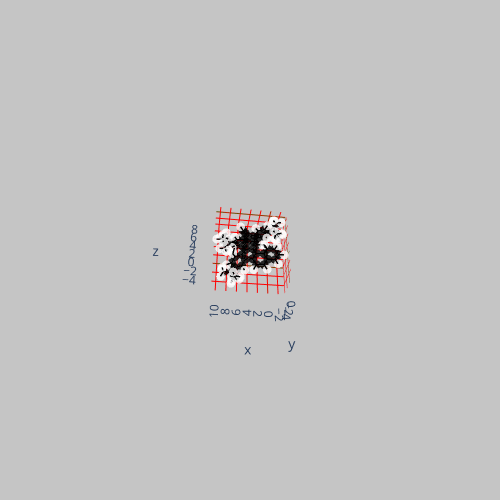

The code cell stored with this chart in its notebook:
### Code cell
def distort3(array):
    x = array[0]
    y = array[1]
    z = array[2]
    y -= 0.5
    return np.array([x,y,z]) 
    
def distort4(array):
    x = array[0]
    y = array[1]
    z = array[2]
    y += 0.5
    return np.array([x,y,z])


cap6.active_site = '4b'
benzene.active_site = '1b'
cap7 = benzene.add_across_bond(cap6)
cap7.show()

### Figure 1 — Plotly figure (JSON) as saved in the notebook; plotly's stock layout.template omitted (floating-point values rounded to 4 significant figures)
{"data": [{"hoverinfo": "text", "marker": {"color": ["black", "black", "black", "black", "black", "black", "white", "white", "white", "white", "black", "black", "black", "black", "black", "black", "black", "black", "black", "black", "white", "white", "white", "black", "black", "black", "black", "white", "black", "black", "white", "white", "black", "black", "black", "black", "black", "black", "black", "white", "white", "black", "black", "white", "white", "white", "black", "white", "white", "white", "black", "white", "white", "white", "black", "black", "black", "black", "white", "white", "white", "black", "black", "white", "white", "white", "black", "white", "white", "white", "black", "white", "white", "white", "black", "black", "white", "black", "black", "white", "white", "white", "black", "white", "white", "white", "black", "white", "white", "white"], "colorscale": [[0, "#440154"], [0.1111, "#482878"], [0.2222, "#3e4989"], [0.3333, "#31688e"], [0.4444, "#26828e"], [0.5556, "#1f9e89"], [0.6667, "#35b779"], [0.7778, "#6ece58"], [0.8889, "#b5de2b"], [1, "#fde725"]], "opacity": 0.8, "size": 3}, "mode": "markers", "text": ["C1 (Molecule 1)", "C2 (Molecule 1)", "C3 (Molecule 1)", "C4 (Molecule 1)", "C5 (Molecule 1)", "C6 (Molecule 1)", "H7 (Molecule 1)", "H8 (Molecule 1)", "H9 (Molecule 1)", "H10 (Molecule 1)", "C11 (Molecule 1)", "C12 (Molecule 1)", "C13 (Molecule 1)", "C14 (Molecule 1)", "C15 (Molecule 1)", "C16 (Molecule 1)", "C17 (Molecule 1)", "C18 (Molecule 1)", "C19 (Molecule 1)", "C20 (Molecule 1)", "H21 (Molecule 1)", "H22 (Molecule 1)", "H23 (Molecule 1)", "C24 (Molecule 1)", "C25 (Molecule 1)", "C26 (Molecule 1)", "C27 (Molecule 1)", "H28 (Molecule 1)", "C29 (Molecule 1)", "C30 (Molecule 1)", "H31 (Molecule 1)", "H32 (Molecule 1)", "C33 (Molecule 1)", "C34 (Molecule 1)", "C35 (Molecule 1)", "C36 (Molecule 1)", "C37 (Molecule 1)", "C38 (Molecule 1)", "C39 (Molecule 1)", "H40 (Molecule 1)", "H41 (Molecule 1)", "C42 (Molecule 1)", "C43 (Molecule 1)", "H44 (Molecule 1)", "H45 (Molecule 1)", "H46 (Molecule 1)", "C47 (Molecule 1)", "H48 (Molecule 1)", "H49 (Molecule 1)", "H50 (Molecule 1)", "C51 (Molecule 1)", "H52 (Molecule 1)", "H53 (Molecule 1)", "H54 (Molecule 1)", "C55 (Molecule 1)", "C56 (Molecule 1)", "C57 (Molecule 1)", "C58 (Molecule 1)", "H59 (Molecule 1)", "H60 (Molecule 1)", "H61 (Molecule 1)", "C62 (Molecule 1)", "C63 (Molecule 1)", "H64 (Molecule 1)", "H65 (Molecule 1)", "H66 (Molecule 1)", "C67 (Molecule 1)", "H68 (Molecule 1)", "H69 (Molecule 1)", "H70 (Molecule 1)", "C71 (Molecule 1)", "H72 (Molecule 1)", "H73 (Molecule 1)", "H74 (Molecule 1)", "C75 (Molecule 1)", "C76 (Molecule 1)", "H77 (Molecule 1)", "C78 (Molecule 1)", "C79 (Molecule 1)", "H80 (Molecule 1)", "H81 (Molecule 1)", "H82 (Molecule 1)", "C83 (Molecule 1)", "H84 (Molecule 1)", "H85 (Molecule 1)", "H86 (Molecule 1)", "C87 (Molecule 1)", "H88 (Molecule 1)", "H89 (Molecule 1)", "H90 (Molecule 1)"], "type": "scatter3d", "x": [0.681, -0.706, -1.387, -0.681, 0.706, 1.387, 1.212, -1.256, -2.468, -1.212, 3.524, 2.816, 3.43, 4.751, 5.459, 4.846, 5.455, 6.689, 7.281, 6.672, 4.913, 8.188, 7.096, 5.257, 4.449, 3.147, 2.622, 1.529, 1.412, 2.804, 0.8444, 3.282, 4.121, 2.816, 2.328, 4.94, 6.677, 6.308, 7.181, 7.362, 6.729, 8.584, 8.383, 8.335, 9.649, 7.898, 9.323, 9.165, 10.41, 9.075, 8.714, 9.781, 8.564, 8.042, 0.7974, 2.061, 1.065, 0.2824, 0.2332, 2.486, 0.71, -1.712, -0.8256, -1.501, -2.774, -1.52, -1.061, -0.4236, -2.1, -0.8261, -1.039, -2.077, -0.3844, -0.8065, 5.092, 4.595, 5.557, 6.736, 7.199, 5.649, 7.178, 7.031, 6.749, 7.058, 7.185, 5.661, 8.731, 9.239, 9.057, 9.046], "y": [-0.09218, -0.03513, 0.05706, 0.09219, 0.03513, -0.05705, -0.1641, -0.06255, 0.1016, 0.1642, -0.2082, -0.1166, -0.4482, -0.8756, -0.9684, -0.6324, -1.062, -1.785, -2.189, -1.76, -1.019, -2.941, -2.203, -1.573, -1.819, -1.327, -0.6932, -0.5769, -0.05246, -0.2382, -0.09898, -0.5623, -2.759, -2.265, -1.547, -2.524, -1.67, -2.769, -2.327, -1.305, -3.171, -3.504, -2.462, -3.117, -3.735, -4.492, -1.054, -0.3093, -1.215, -0.6398, -2.955, -3.176, -2.174, -3.858, -1.592, -2.248, -0.8884, -0.9797, -1.482, -2.631, -0.2302, -1.687, -0.4749, -2.173, -1.429, -2.378, 0.5178, 1.348, 0.8535, 0.09345, 0.4099, 0.7437, 1.308, -0.1535, -3.466, -3.173, -3.664, -3.61, -2.163, -3.654, -3.995, -4.266, -1.229, -0.2005, -1.541, -1.241, -2.107, -2.45, -1.086, -2.741], "z": [1.206, 1.195, -0.01142, -1.206, -1.195, 0.01142, 2.146, 2.126, -0.02031, -2.146, -1.152, 0.03845, 1.239, 1.248, 0.05755, -1.142, -2.349, -2.353, -1.157, 0.04967, -3.295, -1.169, 0.9764, 2.431, 3.605, 3.599, 2.413, 2.395, -2.39, -2.369, -3.34, -3.309, 5.823, 5.817, 4.705, 4.72, 2.622, 4.796, 3.75, 1.813, 5.706, 2.958, 3.837, 1.971, 2.986, 3.244, 3.411, 4.021, 3.444, 2.43, 5.257, 5.359, 5.896, 5.59, 7.028, 6.989, 4.745, 5.887, 7.969, 7.905, 3.905, 5.996, 5.903, 6.937, 5.971, 5.148, 7.131, 7.072, 7.151, 8.094, 4.617, 4.546, 4.556, 3.783, 7.876, 6.841, 8.828, -3.641, -3.372, -3.736, -4.564, -2.819, -4.516, -4.316, -5.468, -4.615, -3.199, -4.104, -2.988, -2.367]}, {"line": {"color": "black", "width": 3}, "mode": "lines", "type": "scatter3d", "x": [0.681, -0.706], "y": [-0.09218, -0.03513], "z": [1.206, 1.195]}, {"line": {"color": "black", "width": 3}, "mode": "lines", "type": "scatter3d", "x": [0.681, 1.387], "y": [-0.09218, -0.05705], "z": [1.206, 0.01142]}, {"line": {"color": "black", "width": 3}, "mode": "lines", "type": "scatter3d", "x": [0.681, 1.212], "y": [-0.09218, -0.1641], "z": [1.206, 2.146]}, {"line": {"color": "black", "width": 3}, "mode": "lines", "type": "scatter3d", "x": [0.681, 1.529], "y": [-0.09218, -0.5769], "z": [1.206, 2.395]}, {"line": {"color": "black", "width": 3}, "mode": "lines", "type": "scatter3d", "x": [-0.706, -1.387], "y": [-0.03513, 0.05706], "z": [1.195, -0.01142]}, {"line": {"color": "black", "width": 3}, "mode": "lines", "type": "scatter3d", "x": [-0.706, -1.256], "y": [-0.03513, -0.06255], "z": [1.195, 2.126]}, {"line": {"color": "black", "width": 3}, "mode": "lines", "type": "scatter3d", "x": [-1.387, -0.681], "y": [0.05706, 0.09219], "z": [-0.01142, -1.206]}, {"line": {"color": "black", "width": 3}, "mode": "lines", "type": "scatter3d", "x": [-1.387, -2.468], "y": [0.05706, 0.1016], "z": [-0.01142, -0.02031]}, {"line": {"color": "black", "width": 3}, "mode": "lines", "type": "scatter3d", "x": [-0.681, 0.706], "y": [0.09219, 0.03513], "z": [-1.206, -1.195]}, {"line": {"color": "black", "width": 3}, "mode": "lines", "type": "scatter3d", "x": [-0.681, -1.212], "y": [0.09219, 0.1642], "z": [-1.206, -2.146]}, {"line": {"color": "black", "width": 3}, "mode": "lines", "type": "scatter3d", "x": [0.706, 1.387], "y": [0.03513, -0.05705], "z": [-1.195, 0.01142]}, {"line": {"color": "black", "width": 3}, "mode": "lines", "type": "scatter3d", "x": [0.706, 1.412], "y": [0.03513, -0.05246], "z": [-1.195, -2.39]}, {"line": {"color": "black", "width": 3}, "mode": "lines", "type": "scatter3d", "x": [1.387, 2.816], "y": [-0.05705, -0.1166], "z": [0.01142, 0.03845]}, {"line": {"color": "black", "width": 3}, "mode": "lines", "type": "scatter3d", "x": [1.212, 2.622], "y": [-0.1641, -0.6932], "z": [2.146, 2.413]}, {"line": {"color": "black", "width": 3}, "mode": "lines", "type": "scatter3d", "x": [3.524, 2.816], "y": [-0.2082, -0.1166], "z": [-1.152, 0.03845]}, {"line": {"color": "black", "width": 3}, "mode": "lines", "type": "scatter3d", "x": [3.524, 4.846], "y": [-0.2082, -0.6324], "z": [-1.152, -1.142]}, {"line": {"color": "black", "width": 3}, "mode": "lines", "type": "scatter3d", "x": [3.524, 2.804], "y": [-0.2082, -0.2382], "z": [-1.152, -2.369]}, {"line": {"color": "black", "width": 3}, "mode": "lines", "type": "scatter3d", "x": [2.816, 3.43], "y": [-0.1166, -0.4482], "z": [0.03845, 1.239]}, {"line": {"color": "black", "width": 3}, "mode": "lines", "type": "scatter3d", "x": [3.43, 4.751], "y": [-0.4482, -0.8756], "z": [1.239, 1.248]}, {"line": {"color": "black", "width": 3}, "mode": "lines", "type": "scatter3d", "x": [3.43, 2.622], "y": [-0.4482, -0.6932], "z": [1.239, 2.413]}, {"line": {"color": "black", "width": 3}, "mode": "lines", "type": "scatter3d", "x": [4.751, 5.459], "y": [-0.8756, -0.9684], "z": [1.248, 0.05755]}, {"line": {"color": "black", "width": 3}, "mode": "lines", "type": "scatter3d", "x": [4.751, 5.257], "y": [-0.8756, -1.573], "z": [1.248, 2.431]}, {"line": {"color": "black", "width": 3}, "mode": "lines", "type": "scatter3d", "x": [5.459, 4.846], "y": [-0.9684, -0.6324], "z": [0.05755, -1.142]}, {"line": {"color": "black", "width": 3}, "mode": "lines", "type": "scatter3d", "x": [5.459, 6.672], "y": [-0.9684, -1.76], "z": [0.05755, 0.04967]}, {"line": {"color": "black", "width": 3}, "mode": "lines", "type": "scatter3d", "x": [4.846, 5.455], "y": [-0.6324, -1.062], "z": [-1.142, -2.349]}, {"line": {"color": "black", "width": 3}, "mode": "lines", "type": "scatter3d", "x": [5.455, 6.689], "y": [-1.062, -1.785], "z": [-2.349, -2.353]}, {"line": {"color": "black", "width": 3}, "mode": "lines", "type": "scatter3d", "x": [5.455, 4.913], "y": [-1.062, -1.019], "z": [-2.349, -3.295]}, {"line": {"color": "black", "width": 3}, "mode": "lines", "type": "scatter3d", "x": [6.689, 7.281], "y": [-1.785, -2.189], "z": [-2.353, -1.157]}, {"line": {"color": "black", "width": 3}, "mode": "lines", "type": "scatter3d", "x": [6.689, 7.199], "y": [-1.785, -2.163], "z": [-2.353, -3.372]}, {"line": {"color": "black", "width": 3}, "mode": "lines", "type": "scatter3d", "x": [7.281, 6.672], "y": [-2.189, -1.76], "z": [-1.157, 0.04967]}, {"line": {"color": "black", "width": 3}, "mode": "lines", "type": "scatter3d", "x": [7.281, 8.188], "y": [-2.189, -2.941], "z": [-1.157, -1.169]}, {"line": {"color": "black", "width": 3}, "mode": "lines", "type": "scatter3d", "x": [6.672, 7.096], "y": [-1.76, -2.203], "z": [0.04967, 0.9764]}, {"line": {"color": "black", "width": 3}, "mode": "lines", "type": "scatter3d", "x": [7.096, 6.677], "y": [-2.203, -1.67], "z": [0.9764, 2.622]}, {"line": {"color": "black", "width": 3}, "mode": "lines", "type": "scatter3d", "x": [5.257, 4.449], "y": [-1.573, -1.819], "z": [2.431, 3.605]}, {"line": {"color": "black", "width": 3}, "mode": "lines", "type": "scatter3d", "x": [5.257, 6.677], "y": [-1.573, -1.67], "z": [2.431, 2.622]}, {"line": {"color": "black", "width": 3}, "mode": "lines", "type": "scatter3d", "x": [4.449, 3.147], "y": [-1.819, -1.327], "z": [3.605, 3.599]}, {"line": {"color": "black", "width": 3}, "mode": "lines", "type": "scatter3d", "x": [4.449, 4.94], "y": [-1.819, -2.524], "z": [3.605, 4.72]}, {"line": {"color": "black", "width": 3}, "mode": "lines", "type": "scatter3d", "x": [3.147, 2.622], "y": [-1.327, -0.6932], "z": [3.599, 2.413]}, {"line": {"color": "black", "width": 3}, "mode": "lines", "type": "scatter3d", "x": [3.147, 2.328], "y": [-1.327, -1.547], "z": [3.599, 4.705]}, {"line": {"color": "black", "width": 3}, "mode": "lines", "type": "scatter3d", "x": [2.622, 1.529], "y": [-0.6932, -0.5769], "z": [2.413, 2.395]}, {"line": {"color": "black", "width": 3}, "mode": "lines", "type": "scatter3d", "x": [1.412, 2.804], "y": [-0.05246, -0.2382], "z": [-2.39, -2.369]}, {"line": {"color": "black", "width": 3}, "mode": "lines", "type": "scatter3d", "x": [1.412, 0.8444], "y": [-0.05246, -0.09898], "z": [-2.39, -3.34]}, {"line": {"color": "black", "width": 3}, "mode": "lines", "type": "scatter3d", "x": [2.804, 3.282], "y": [-0.2382, -0.5623], "z": [-2.369, -3.309]}, {"line": {"color": "black", "width": 3}, "mode": "lines", "type": "scatter3d", "x": [4.121, 2.816], "y": [-2.759, -2.265], "z": [5.823, 5.817]}, {"line": {"color": "black", "width": 3}, "mode": "lines", "type": "scatter3d", "x": [4.121, 4.94], "y": [-2.759, -2.524], "z": [5.823, 4.72]}, {"line": {"color": "black", "width": 3}, "mode": "lines", "type": "scatter3d", "x": [4.121, 4.595], "y": [-2.759, -3.173], "z": [5.823, 6.841]}, {"line": {"color": "black", "width": 3}, "mode": "lines", "type": "scatter3d", "x": [2.816, 2.328], "y": [-2.265, -1.547], "z": [5.817, 4.705]}, {"line": {"color": "black", "width": 3}, "mode": "lines", "type": "scatter3d", "x": [2.816, 2.061], "y": [-2.265, -2.248], "z": [5.817, 6.989]}, {"line": {"color": "black", "width": 3}, "mode": "lines", "type": "scatter3d", "x": [2.328, 1.065], "y": [-1.547, -0.8884], "z": [4.705, 4.745]}, {"line": {"color": "black", "width": 3}, "mode": "lines", "type": "scatter3d", "x": [4.94, 6.308], "y": [-2.524, -2.769], "z": [4.72, 4.796]}, {"line": {"color": "black", "width": 3}, "mode": "lines", "type": "scatter3d", "x": [6.677, 7.181], "y": [-1.67, -2.327], "z": [2.622, 3.75]}, {"line": {"color": "black", "width": 3}, "mode": "lines", "type": "scatter3d", "x": [6.677, 7.362], "y": [-1.67, -1.305], "z": [2.622, 1.813]}, {"line": {"color": "black", "width": 3}, "mode": "lines", "type": "scatter3d", "x": [6.308, 7.181], "y": [-2.769, -2.327], "z": [4.796, 3.75]}, {"line": {"color": "black", "width": 3}, "mode": "lines", "type": "scatter3d", "x": [6.308, 6.729], "y": [-2.769, -3.171], "z": [4.796, 5.706]}, {"line": {"color": "black", "width": 3}, "mode": "lines", "type": "scatter3d", "x": [7.181, 8.383], "y": [-2.327, -2.462], "z": [3.75, 3.837]}, {"line": {"color": "black", "width": 3}, "mode": "lines", "type": "scatter3d", "x": [8.584, 8.383], "y": [-3.504, -2.462], "z": [2.958, 3.837]}, {"line": {"color": "black", "width": 3}, "mode": "lines", "type": "scatter3d", "x": [8.584, 8.335], "y": [-3.504, -3.117], "z": [2.958, 1.971]}, {"line": {"color": "black", "width": 3}, "mode": "lines", "type": "scatter3d", "x": [8.584, 9.649], "y": [-3.504, -3.735], "z": [2.958, 2.986]}, {"line": {"color": "black", "width": 3}, "mode": "lines", "type": "scatter3d", "x": [8.584, 7.898], "y": [-3.504, -4.492], "z": [2.958, 3.244]}, {"line": {"color": "black", "width": 3}, "mode": "lines", "type": "scatter3d", "x": [8.383, 9.323], "y": [-2.462, -1.054], "z": [3.837, 3.411]}, {"line": {"color": "black", "width": 3}, "mode": "lines", "type": "scatter3d", "x": [8.383, 8.714], "y": [-2.462, -2.955], "z": [3.837, 5.257]}, {"line": {"color": "black", "width": 3}, "mode": "lines", "type": "scatter3d", "x": [9.323, 9.165], "y": [-1.054, -0.3093], "z": [3.411, 4.021]}, {"line": {"color": "black", "width": 3}, "mode": "lines", "type": "scatter3d", "x": [9.323, 10.41], "y": [-1.054, -1.215], "z": [3.411, 3.444]}, {"line": {"color": "black", "width": 3}, "mode": "lines", "type": "scatter3d", "x": [9.323, 9.075], "y": [-1.054, -0.6398], "z": [3.411, 2.43]}, {"line": {"color": "black", "width": 3}, "mode": "lines", "type": "scatter3d", "x": [8.714, 9.781], "y": [-2.955, -3.176], "z": [5.257, 5.359]}, {"line": {"color": "black", "width": 3}, "mode": "lines", "type": "scatter3d", "x": [8.714, 8.564], "y": [-2.955, -2.174], "z": [5.257, 5.896]}, {"line": {"color": "black", "width": 3}, "mode": "lines", "type": "scatter3d", "x": [8.714, 8.042], "y": [-2.955, -3.858], "z": [5.257, 5.59]}, {"line": {"color": "black", "width": 3}, "mode": "lines", "type": "scatter3d", "x": [0.7974, 2.061], "y": [-1.592, -2.248], "z": [7.028, 6.989]}, {"line": {"color": "black", "width": 3}, "mode": "lines", "type": "scatter3d", "x": [0.7974, 0.2824], "y": [-1.592, -0.9797], "z": [7.028, 5.887]}, {"line": {"color": "black", "width": 3}, "mode": "lines", "type": "scatter3d", "x": [0.7974, 0.2332], "y": [-1.592, -1.482], "z": [7.028, 7.969]}, {"line": {"color": "black", "width": 3}, "mode": "lines", "type": "scatter3d", "x": [2.061, 2.486], "y": [-2.248, -2.631], "z": [6.989, 7.905]}, {"line": {"color": "black", "width": 3}, "mode": "lines", "type": "scatter3d", "x": [1.065, 0.2824], "y": [-0.8884, -0.9797], "z": [4.745, 5.887]}, {"line": {"color": "black", "width": 3}, "mode": "lines", "type": "scatter3d", "x": [1.065, 0.71], "y": [-0.8884, -0.2302], "z": [4.745, 3.905]}, {"line": {"color": "black", "width": 3}, "mode": "lines", "type": "scatter3d", "x": [0.2824, -0.8256], "y": [-0.9797, -0.4749], "z": [5.887, 5.903]}, {"line": {"color": "black", "width": 3}, "mode": "lines", "type": "scatter3d", "x": [-1.712, -0.8256], "y": [-1.687, -0.4749], "z": [5.996, 5.903]}, {"line": {"color": "black", "width": 3}, "mode": "lines", "type": "scatter3d", "x": [-1.712, -1.501], "y": [-1.687, -2.173], "z": [5.996, 6.937]}, {"line": {"color": "black", "width": 3}, "mode": "lines", "type": "scatter3d", "x": [-1.712, -2.774], "y": [-1.687, -1.429], "z": [5.996, 5.971]}, {"line": {"color": "black", "width": 3}, "mode": "lines", "type": "scatter3d", "x": [-1.712, -1.52], "y": [-1.687, -2.378], "z": [5.996, 5.148]}, {"line": {"color": "black", "width": 3}, "mode": "lines", "type": "scatter3d", "x": [-0.8256, -1.061], "y": [-0.4749, 0.5178], "z": [5.903, 7.131]}, {"line": {"color": "black", "width": 3}, "mode": "lines", "type": "scatter3d", "x": [-0.8256, -1.039], "y": [-0.4749, 0.4099], "z": [5.903, 4.617]}, {"line": {"color": "black", "width": 3}, "mode": "lines", "type": "scatter3d", "x": [-1.061, -0.4236], "y": [0.5178, 1.348], "z": [7.131, 7.072]}, {"line": {"color": "black", "width": 3}, "mode": "lines", "type": "scatter3d", "x": [-1.061, -2.1], "y": [0.5178, 0.8535], "z": [7.131, 7.151]}, {"line": {"color": "black", "width": 3}, "mode": "lines", "type": "scatter3d", "x": [-1.061, -0.8261], "y": [0.5178, 0.09345], "z": [7.131, 8.094]}, {"line": {"color": "black", "width": 3}, "mode": "lines", "type": "scatter3d", "x": [-1.039, -2.077], "y": [0.4099, 0.7437], "z": [4.617, 4.546]}, {"line": {"color": "black", "width": 3}, "mode": "lines", "type": "scatter3d", "x": [-1.039, -0.3844], "y": [0.4099, 1.308], "z": [4.617, 4.556]}, {"line": {"color": "black", "width": 3}, "mode": "lines", "type": "scatter3d", "x": [-1.039, -0.8065], "y": [0.4099, -0.1535], "z": [4.617, 3.783]}, {"line": {"color": "black", "width": 3}, "mode": "lines", "type": "scatter3d", "x": [5.092, 4.595], "y": [-3.466, -3.173], "z": [7.876, 6.841]}, {"line": {"color": "black", "width": 3}, "mode": "lines", "type": "scatter3d", "x": [5.092, 5.557], "y": [-3.466, -3.664], "z": [7.876, 8.828]}, {"line": {"color": "black", "width": 3}, "mode": "lines", "type": "scatter3d", "x": [6.736, 7.199], "y": [-3.61, -2.163], "z": [-3.641, -3.372]}, {"line": {"color": "black", "width": 3}, "mode": "lines", "type": "scatter3d", "x": [6.736, 5.649], "y": [-3.61, -3.654], "z": [-3.641, -3.736]}, {"line": {"color": "black", "width": 3}, "mode": "lines", "type": "scatter3d", "x": [6.736, 7.178], "y": [-3.61, -3.995], "z": [-3.641, -4.564]}, {"line": {"color": "black", "width": 3}, "mode": "lines", "type": "scatter3d", "x": [6.736, 7.031], "y": [-3.61, -4.266], "z": [-3.641, -2.819]}, {"line": {"color": "black", "width": 3}, "mode": "lines", "type": "scatter3d", "x": [7.199, 6.749], "y": [-2.163, -1.229], "z": [-3.372, -4.516]}, {"line": {"color": "black", "width": 3}, "mode": "lines", "type": "scatter3d", "x": [7.199, 8.731], "y": [-2.163, -2.107], "z": [-3.372, -3.199]}, {"line": {"color": "black", "width": 3}, "mode": "lines", "type": "scatter3d", "x": [6.749, 7.058], "y": [-1.229, -0.2005], "z": [-4.516, -4.316]}, {"line": {"color": "black", "width": 3}, "mode": "lines", "type": "scatter3d", "x": [6.749, 7.185], "y": [-1.229, -1.541], "z": [-4.516, -5.468]}, {"line": {"color": "black", "width": 3}, "mode": "lines", "type": "scatter3d", "x": [6.749, 5.661], "y": [-1.229, -1.241], "z": [-4.516, -4.615]}, {"line": {"color": "black", "width": 3}, "mode": "lines", "type": "scatter3d", "x": [8.731, 9.239], "y": [-2.107, -2.45], "z": [-3.199, -4.104]}, {"line": {"color": "black", "width": 3}, "mode": "lines", "type": "scatter3d", "x": [8.731, 9.057], "y": [-2.107, -1.086], "z": [-3.199, -2.988]}, {"line": {"color": "black", "width": 3}, "mode": "lines", "type": "scatter3d", "x": [8.731, 9.046], "y": [-2.107, -2.741], "z": [-3.199, -2.367]}], "layout": {"autosize": false, "height": 500, "margin": {"b": 100, "l": 50, "pad": 10, "r": 50, "t": 100}, "paper_bgcolor": "rgba(140,140,140,0.5)", "plot_bgcolor": "rgba(0,100,140,0.5)", "scene": {"aspectmode": "data", "aspectratio": {"x": 1.277, "y": 0.5657, "z": 1.385}, "camera": {"center": {"x": 0, "y": 0, "z": 0}, "eye": {"x": 0.6847, "y": 5.252, "z": -3.6}, "projection": {"type": "perspective"}, "up": {"x": 0, "y": 0, "z": 1}}, "xaxis": {"gridcolor": "red", "showbackground": false, "showgrid": true, "type": "linear", "zeroline": true, "zerolinecolor": "green"}, "yaxis": {"gridcolor": "red", "showbackground": false, "showgrid": true, "type": "linear", "zeroline": true, "zerolinecolor": "green"}, "zaxis": {"gridcolor": "red", "showbackground": false, "showgrid": true, "type": "linear", "zeroline": true, "zerolinecolor": "green"}}, "showlegend": false, "width": 500}}
